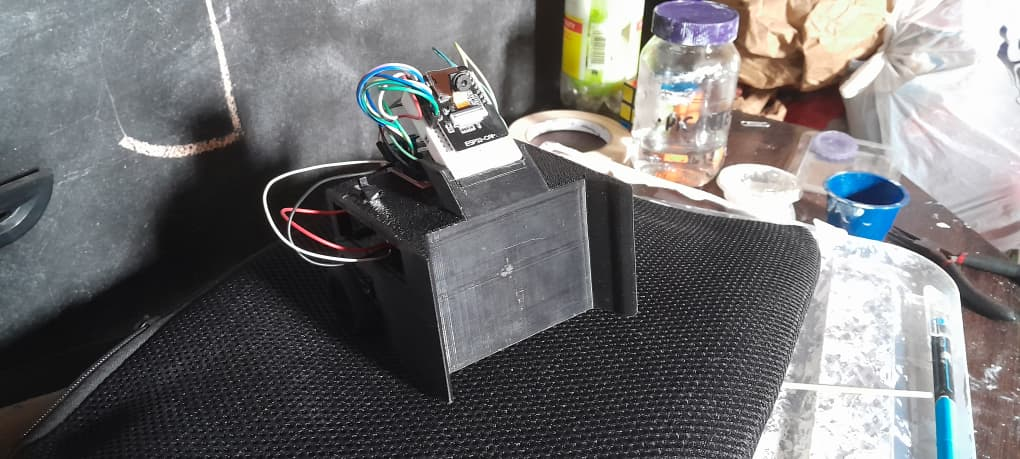
#> input picture opponent-detector/dataset/train/images/03ad3a59-_3.jpeg, 1020 x 459 px; its folder holds only this picture in this run
$ python augment_dataset.py
#> lines starting #> are read from the running program, lines starting #| are printed output that depends on the picture
#!/usr/bin/env python3
"""Create simple unlabeled image augmentations for FootBot soccer vision.

This script is intentionally conservative because the images come from a
simulation dataset. It does not read, transform, or generate YOLO labels.
Generated images must still be labeled manually before training.
"""

from __future__ import annotations

import argparse
import json
import shutil
from dataclasses import asdict, dataclass
from datetime import datetime, timezone
from pathlib import Path
from typing import Any

import cv2
import numpy as np


IMAGE_EXTENSIONS = {".jpg", ".jpeg", ".png", ".bmp", ".webp"}
LETTERBOX_COLOR = (114, 114, 114)


@dataclass
class GeneratedRecord:
    output_file: str
    source_file: str
    kind: str
    transformation: dict[str, Any]


def parse_args() -> argparse.Namespace:
    parser = argparse.ArgumentParser(
        description=(
            "Generate simple rotated and mildly darkened images for later "
            "manual YOLO labeling."
        )
    )
    parser.add_argument(
        "--input-dir",
        default=(
            "simulation/ros2_ws/src/footbot_soccer_vision/datasets/"
            "raw/soccer_v1/images"
        ),
        help="Directory containing original images.",
    )
    parser.add_argument(
        "--output-dir",
        default=(
            "simulation/ros2_ws/src/footbot_soccer_vision/datasets/"
            "raw/soccer_v1/augmented_images"
        ),
        help="Directory where generated images and metadata will be written.",
    )
    parser.add_argument(
        "--output-size",
        nargs=2,
        type=int,
        metavar=("WIDTH", "HEIGHT"),
        default=[640, 640],
        help="Output image size. Use 640 640 for YOLO training.",
    )
    parser.add_argument(
        "--rotation-angles",
        nargs="+",
        type=float,
        default=[90.0, 180.0, 270.0],
        help="Rotation angles in degrees. Default creates 3 augmentations per image.",
    )
    parser.add_argument(
        "--brightness-factor",
        type=float,
        default=0.85,
        help="Mild brightness multiplier applied to rotated images.",
    )
    parser.add_argument(
        "--copy-originals",
        action="store_true",
        help="Also write resized/letterboxed copies of the original images.",
    )
    parser.add_argument(
        "--clean-output",
        action="store_true",
        help="Remove previous image outputs and metadata before generating.",
    )
    return parser.parse_args()


def list_images(input_dir: Path) -> list[Path]:
    if not input_dir.exists():
        return []
    return sorted(
        path
        for path in input_dir.rglob("*")
        if path.is_file() and path.suffix.lower() in IMAGE_EXTENSIONS
    )


def read_image(path: Path) -> np.ndarray | None:
    image = cv2.imread(str(path), cv2.IMREAD_COLOR)
#> image is the input picture: shape (459, 1020, 3); mean B, G, R 115.2, 114.3, 115
    if image is None:
        print(f"warning: could not read image: {path}")
    return image


# [11 lines left out: function clean_output_dir, not called in this run]


def safe_stem(path: Path) -> str:
    cleaned = "".join(ch if ch.isalnum() or ch in "-_" else "_" for ch in path.stem)
    return cleaned.strip("_") or "image"


def format_angle(angle: float) -> str:
    if angle.is_integer():
        return f"{int(angle):03d}"
    return f"{angle:.1f}".replace("-", "m").replace(".", "p")


def format_brightness(factor: float) -> str:
    return f"{int(round(factor * 100)):03d}"


def letterbox(image: np.ndarray, output_size: tuple[int, int]) -> np.ndarray:
    out_w, out_h = output_size
    height, width = image.shape[:2]
    scale = min(out_w / width, out_h / height)
    resized_w = max(1, int(round(width * scale)))
    resized_h = max(1, int(round(height * scale)))
    resized = cv2.resize(image, (resized_w, resized_h), interpolation=cv2.INTER_AREA)

    canvas = np.full((out_h, out_w, 3), LETTERBOX_COLOR, dtype=np.uint8)
    x0 = (out_w - resized_w) // 2
    y0 = (out_h - resized_h) // 2
    canvas[y0 : y0 + resized_h, x0 : x0 + resized_w] = resized
    return canvas


def rotate_without_crop(image: np.ndarray, angle: float) -> np.ndarray:
    """Rotate an image while expanding the canvas so content is preserved."""
    normalized = angle % 360.0
    if normalized == 0.0:
        return image.copy()
    if normalized == 90.0:
        return cv2.rotate(image, cv2.ROTATE_90_CLOCKWISE)
    if normalized == 180.0:
        return cv2.rotate(image, cv2.ROTATE_180)
    if normalized == 270.0:
        return cv2.rotate(image, cv2.ROTATE_90_COUNTERCLOCKWISE)

    height, width = image.shape[:2]
    center = (width / 2.0, height / 2.0)
    matrix = cv2.getRotationMatrix2D(center, angle, 1.0)
    cos = abs(matrix[0, 0])
    sin = abs(matrix[0, 1])
    new_w = int((height * sin) + (width * cos))
    new_h = int((height * cos) + (width * sin))
    matrix[0, 2] += (new_w / 2.0) - center[0]
    matrix[1, 2] += (new_h / 2.0) - center[1]
    return cv2.warpAffine(
        image,
        matrix,
        (new_w, new_h),
        flags=cv2.INTER_LINEAR,
        borderMode=cv2.BORDER_CONSTANT,
        borderValue=LETTERBOX_COLOR,
    )


def apply_brightness(image: np.ndarray, factor: float) -> np.ndarray:
    adjusted = image.astype(np.float32) * factor
    return np.clip(adjusted, 0, 255).astype(np.uint8)


def write_image(path: Path, image: np.ndarray) -> bool:
    path.parent.mkdir(parents=True, exist_ok=True)
    ok = cv2.imwrite(str(path), image)
    if not ok:
        print(f"warning: failed to write image: {path}")
    return ok


# [22 lines left out: function copy_original, not called in this run]


def create_rotation(
    image_path: Path,
    image: np.ndarray,
    output_dir: Path,
    output_size: tuple[int, int],
    angle: float,
    brightness_factor: float,
) -> GeneratedRecord | None:
    rotated = rotate_without_crop(image, angle)
    darkened = apply_brightness(rotated, brightness_factor)
    output_image = letterbox(darkened, output_size)
    output_name = (
        f"{safe_stem(image_path)}_rot{format_angle(angle)}_"
        f"brightness{format_brightness(brightness_factor)}.jpg"
    )
    output_path = output_dir / output_name
    if not write_image(output_path, output_image):
        return None
    return GeneratedRecord(
        output_file=str(output_path),
        source_file=str(image_path),
        kind="rotation_brightness",
        transformation={
            "name": "rotation_brightness",
            "angle_degrees": angle,
            "brightness_factor": brightness_factor,
            "letterbox": True,
            "output_width": output_size[0],
            "output_height": output_size[1],
        },
    )


def write_metadata(
    output_dir: Path,
    input_dir: Path,
    output_size: tuple[int, int],
    rotation_angles: list[float],
    brightness_factor: float,
    copy_originals: bool,
    input_count: int,
    records: list[GeneratedRecord],
) -> None:
    copied_count = sum(1 for record in records if record.kind == "original_copy")
    augmented_count = sum(
        1 for record in records if record.kind == "rotation_brightness"
    )
    metadata = {
        "timestamp": datetime.now(timezone.utc).isoformat(),
        "script": "augment_dataset.py",
        "input_dir": str(input_dir),
        "output_dir": str(output_dir),
        "output_size": {"width": output_size[0], "height": output_size[1]},
        "rotation_angles": rotation_angles,
        "brightness_factor": brightness_factor,
        "copy_originals": copy_originals,
        "input_image_count": input_count,
        "copied_original_image_count": copied_count,
        "augmented_image_count": augmented_count,
        "total_output_image_count": len(records),
        "generated_files": [asdict(record) for record in records],
        "label_note": (
            "Generated images are unlabeled and must be manually labeled before "
            "YOLO training."
        ),
    }
    metadata_path = output_dir / "augmentation_metadata.json"
    metadata_path.write_text(json.dumps(metadata, indent=2), encoding="utf-8")


def validate_args(args: argparse.Namespace) -> None:
    if args.output_size[0] <= 0 or args.output_size[1] <= 0:
        raise ValueError("--output-size values must be positive")
    if not args.rotation_angles:
        raise ValueError("--rotation-angles must contain at least one angle")
    if args.brightness_factor <= 0:
        raise ValueError("--brightness-factor must be positive")
    if args.brightness_factor > 1.0:
        raise ValueError(
            "--brightness-factor should be <= 1.0 for this conservative workflow"
        )


def main() -> int:
    args = parse_args()
    validate_args(args)

    input_dir = Path(args.input_dir)
    output_dir = Path(args.output_dir)
    output_size = (args.output_size[0], args.output_size[1])
    rotation_angles = [float(angle) for angle in args.rotation_angles]

    if args.clean_output:
        clean_output_dir(output_dir)
    output_dir.mkdir(parents=True, exist_ok=True)

    image_paths = list_images(input_dir)
    if not image_paths:
        print(f"warning: no input images found in {input_dir}")

    records: list[GeneratedRecord] = []
    for image_path in image_paths:
        image = read_image(image_path)
        if image is None:
            continue

        if args.copy_originals:
            original_record = copy_original(image_path, image, output_dir, output_size)
            if original_record:
                records.append(original_record)

        for angle in rotation_angles:
            augmented_record = create_rotation(
                image_path,
                image,
                output_dir,
                output_size,
                angle,
                args.brightness_factor,
            )
            if augmented_record:
                records.append(augmented_record)
#> this loop made 3 passes
#> pass 1, in create_rotation, `rotated = rotate_without_crop(image, angle)`:
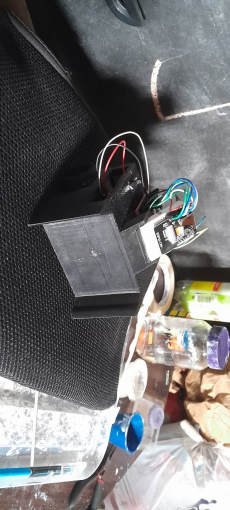
#> rotated: shape (1020, 459, 3) (shown at 1/2 size); mean B, G, R 115.2, 114.3, 115
#> pass 1, in apply_brightness, `adjusted = image.astype(np.float32) * factor`:
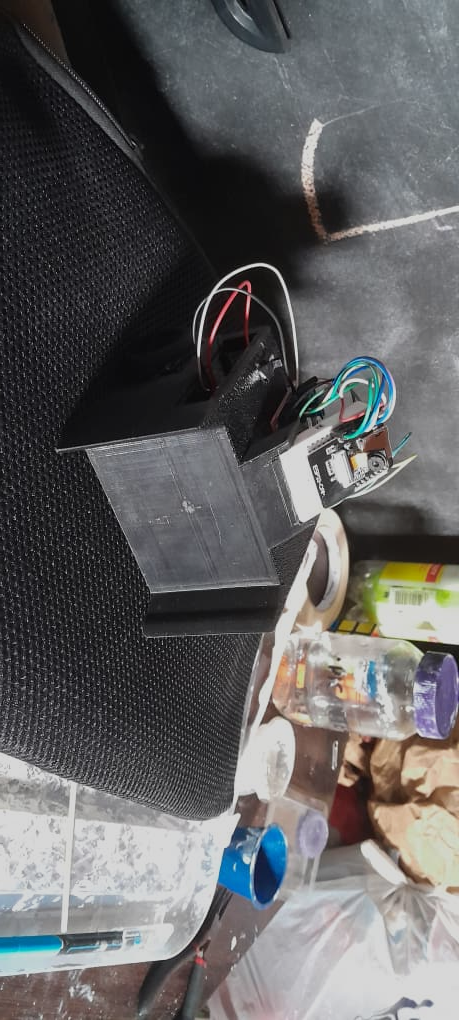
#> adjusted: shape (1020, 459, 3) float32; mean B, G, R 97.9, 97.2, 97.7
#> after the loop, records = 3 items

    write_metadata(
        output_dir=output_dir,
        input_dir=input_dir,
        output_size=output_size,
        rotation_angles=rotation_angles,
        brightness_factor=args.brightness_factor,
        copy_originals=args.copy_originals,
        input_count=len(image_paths),
        records=records,
    )
#> in write_metadata, `copied_count = sum(1 for record in records if record.kind == "original..`: copied_count = 0
#> in write_metadata, `augmented_count = sum( 1 for record in records if record.kind == "rota..`: augmented_count = 3

    copied_count = sum(1 for record in records if record.kind == "original_copy")
#> copied_count = 0
    augmented_count = sum(
        1 for record in records if record.kind == "rotation_brightness"
    )
#> augmented_count = 3

    print("augmentation summary")
    print(f"  input images found:      {len(image_paths)}")
    print(f"  copied originals:        {copied_count}")
#|   copied originals:        0
    print(f"  augmented images:        {augmented_count}")
#|   augmented images:        3
    print(f"  total output images:     {len(records)}")
#|   total output images:     3
    print(f"  output directory:        {output_dir}")
    print("  labels generated:        0 (manual YOLO labeling still required)")
    return 0


if __name__ == "__main__":
    raise SystemExit(main())
#> (the program exits here)

$ run again, on opponent-detector/dataset/train/images/5522b111-_18.jpeg
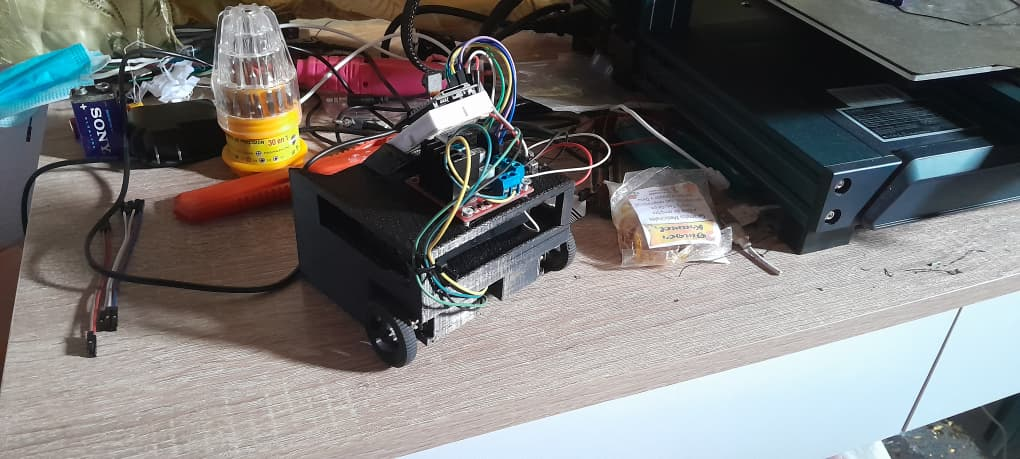
#> input picture opponent-detector/dataset/train/images/5522b111-_18.jpeg, 1020 x 459 px
#> in read_image, image is the input picture: shape (459, 1020, 3); mean B, G, R 115.6, 116.6, 117.5
#> the loop in main, `for angle in rotation_angles:` made 3 passes
#> pass 1, in create_rotation, `rotated = rotate_without_crop(image, angle)`:
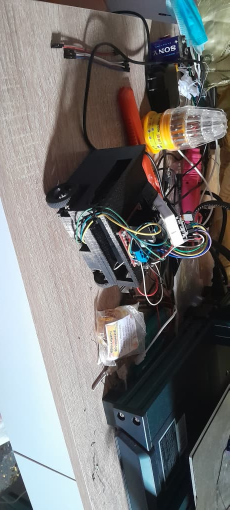
#> rotated: shape (1020, 459, 3) (shown at 1/2 size); mean B, G, R 115.6, 116.6, 117.5
#> pass 1, in apply_brightness, `adjusted = image.astype(np.float32) * factor`:
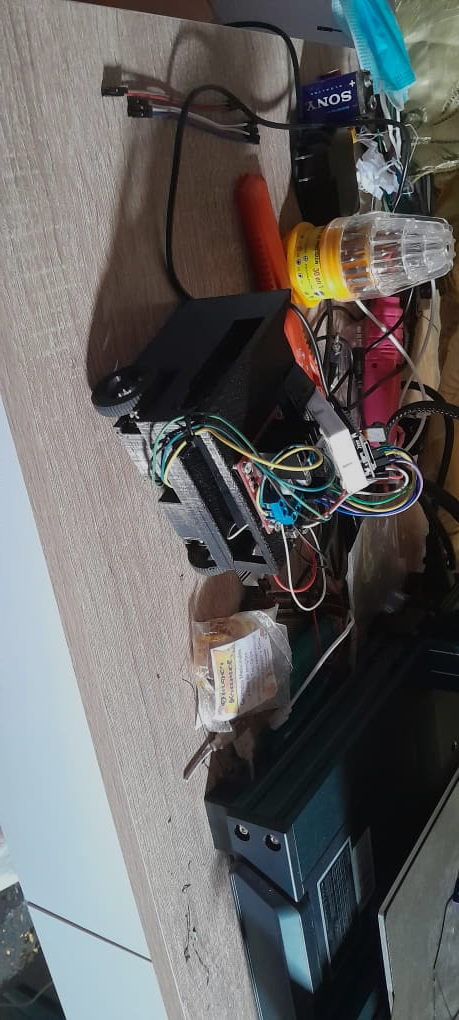
#> adjusted: shape (1020, 459, 3) float32; mean B, G, R 98.3, 99.1, 99.9
#> after the loop in main, `for angle in rotation_angles:`: records = 3 items
#> in write_metadata, `copied_count = sum(1 for record in records if record.kind == "original..`: copied_count = 0
#> in write_metadata, `augmented_count = sum( 1 for record in records if record.kind == "rota..`: augmented_count = 3
#> in main, `copied_count = sum(1 for record in records if record.kind == "original..`: copied_count = 0
#> in main, `augmented_count = sum( 1 for record in records if record.kind == "rota..`: augmented_count = 3
#|   copied originals:        0
#|   augmented images:        3
#|   total output images:     3

$ run again, on opponent-detector/dataset/train/images/56682fe1-_7.jpeg
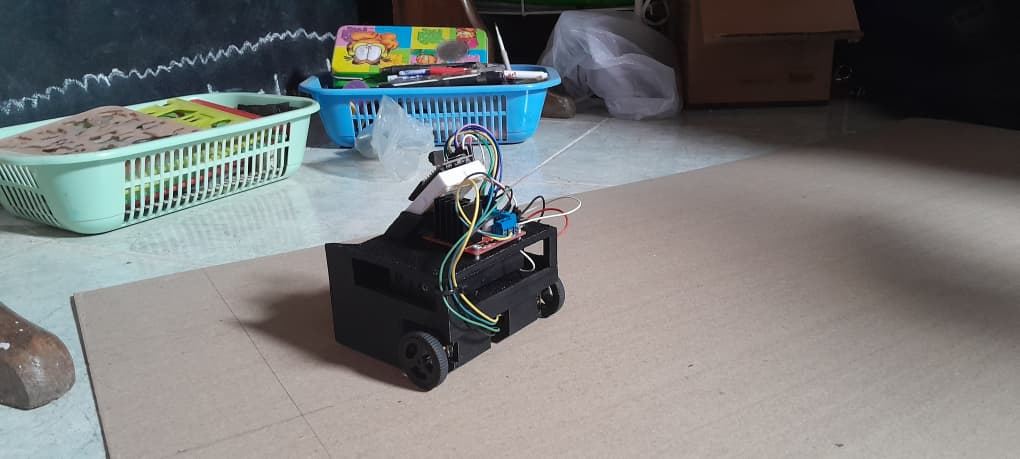
#> input picture opponent-detector/dataset/train/images/56682fe1-_7.jpeg, 1020 x 459 px
#> in read_image, image is the input picture: shape (459, 1020, 3); mean B, G, R 119.2, 119.4, 117.8
#> the loop in main, `for angle in rotation_angles:` made 3 passes
#> pass 1, in create_rotation, `rotated = rotate_without_crop(image, angle)`:
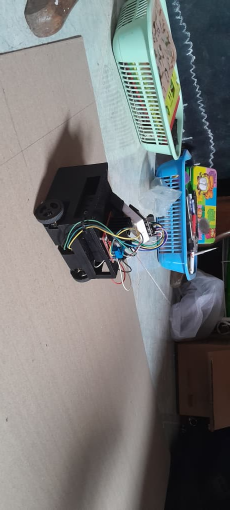
#> rotated: shape (1020, 459, 3) (shown at 1/2 size); mean B, G, R 119.2, 119.4, 117.8
#> pass 1, in apply_brightness, `adjusted = image.astype(np.float32) * factor`:
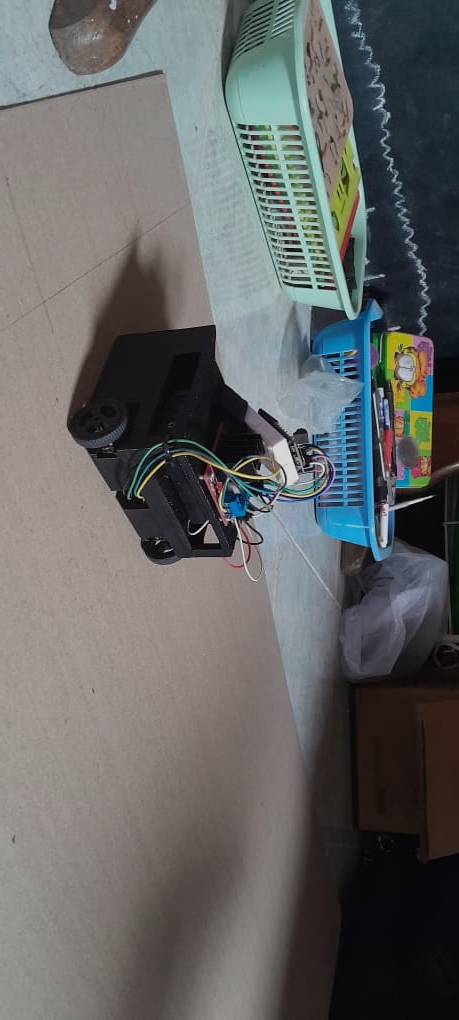
#> adjusted: shape (1020, 459, 3) float32; mean B, G, R 101.3, 101.5, 100.1
#> after the loop in main, `for angle in rotation_angles:`: records = 3 items
#> in write_metadata, `copied_count = sum(1 for record in records if record.kind == "original..`: copied_count = 0
#> in write_metadata, `augmented_count = sum( 1 for record in records if record.kind == "rota..`: augmented_count = 3
#> in main, `copied_count = sum(1 for record in records if record.kind == "original..`: copied_count = 0
#> in main, `augmented_count = sum( 1 for record in records if record.kind == "rota..`: augmented_count = 3
#|   copied originals:        0
#|   augmented images:        3
#|   total output images:     3
